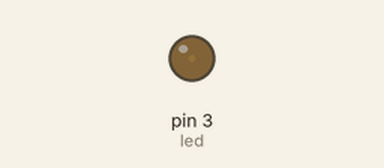
This sketch was run on a simulated Arduino Uno, built with avr-gcc and run on an emulated ATmega328P. Parts: output pins drawn as LEDs (lit = HIGH).

Above: at 0.05 s.
At 1.05 s:
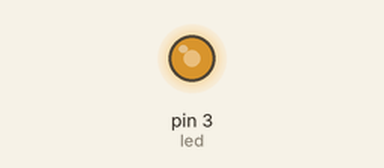
At 2.1 s:
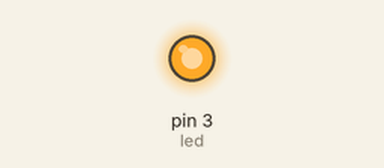
At 4.2 s:
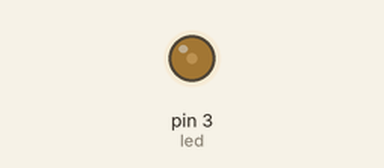
Timing chart, 0 to 5.9 s (numbered marks = the images above):
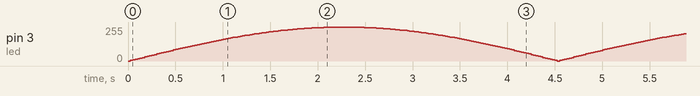

The sketch:

led_pulsante.ino
```cpp
#define led 3

float seno;
int valor;

void setup() {
  pinMode(led, OUTPUT);
}

void loop() {

  for(int x = 0; x < 180; x++){
    seno = sin(x * (PI/180));
    valor = int(seno * 255);
    analogWrite(led, valor);
    delay(25);
  }

}
```
